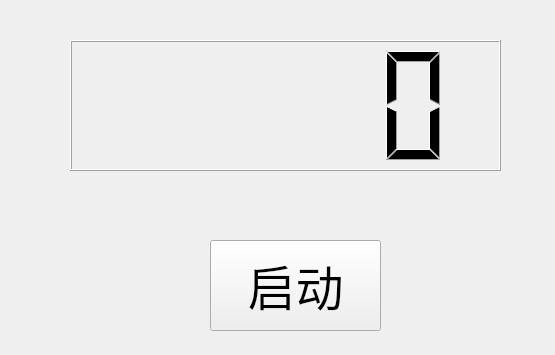
<?xml version="1.0" encoding="UTF-8"?>
<ui version="4.0">
 <class>Widget</class>
 <widget class="QWidget" name="Widget">
  <property name="geometry">
   <rect>
    <x>0</x>
    <y>0</y>
    <width>555</width>
    <height>355</height>
   </rect>
  </property>
  <property name="windowTitle">
   <string>Widget</string>
  </property>
  <widget class="QLCDNumber" name="lcdNumber">
   <property name="geometry">
    <rect>
     <x>70</x>
     <y>40</y>
     <width>431</width>
     <height>131</height>
    </rect>
   </property>
  </widget>
  <widget class="QPushButton" name="pushButton">
   <property name="geometry">
    <rect>
     <x>210</x>
     <y>240</y>
     <width>171</width>
     <height>91</height>
    </rect>
   </property>
   <property name="font">
    <font>
     <family>楷体</family>
     <pointsize>36</pointsize>
    </font>
   </property>
   <property name="text">
    <string>启动</string>
   </property>
  </widget>
 </widget>
 <resources/>
 <connections/>
</ui>
